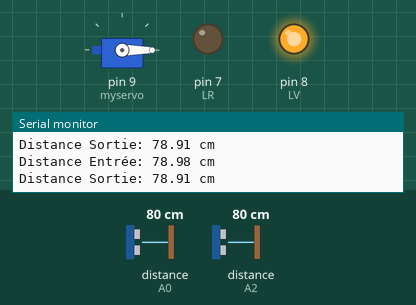
Simulated run of this sketch. Board: Arduino Uno, built with avr-gcc and run on an emulated ATmega328P. Shown: servo, output pins drawn as LEDs (lit = HIGH), the last lines printed to the serial monitor. Wiring (inferred from the names in the program): 2 × ultrasonic range finder: trigger A1, echo A0 / trigger A3, echo A2. The inputs (shaded band) are chosen by the test bench; at power-on: distance to the obstacle (sensors on A0, A2) 80 cm. The echo pulse lasts 58.3 µs per cm; pins used as bus, display or sensor lines are not drawn.

Above: at 1.3 s.
1.4 s: distance to the obstacle (sensor on A0) set to 23 cm
2.9 s: distance to the obstacle (sensor on A0) set to 19 cm
At 5.7 s:
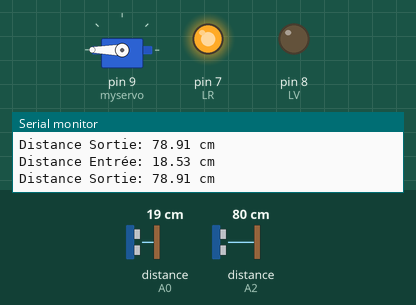
5.9 s: distance to the obstacle (sensor on A0) set to 35 cm
At 6.56 s:
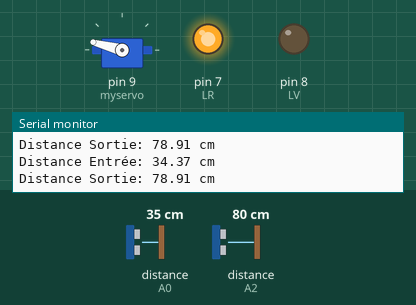
8.9 s: distance to the obstacle (sensor on A2) set to 23 cm
10.4 s: distance to the obstacle (sensor on A2) set to 18 cm
At 10.91 s:
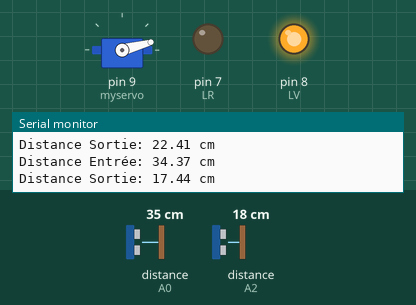
13.4 s: distance to the obstacle (sensor on A2) set to 35 cm
At 14.04 s:
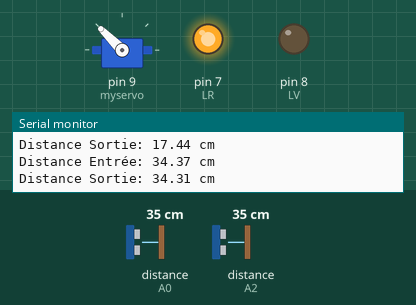
Timing chart, 0 to 16.9 s (numbered marks = the images above; inputs shaded):
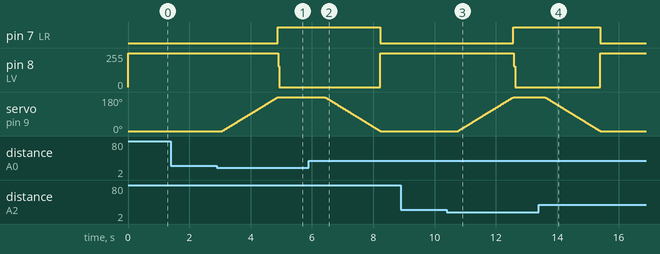

The sketch:

barrieres.ino
```cpp
#include <HCSR04.h> //inclusion des libraries
#include <Servo.h>

HCSR04 hc1(A0, A1); //déclaration des broches des capteurs a ultrason
HCSR04 hc2(A2, A3);

Servo myservo;

bool BarriereOuverte; //Déclaration des variables
bool IsOpening;
int AngleOuvert = 180; //A vérifier
int AngleFermer = 0;
int pos = 0;
int DistanceDeclanchement = 20;
int pinEcho1 = A0;
int pinTrig1 = A1;
long temps1;
float distance1;
int pinEcho2 = A2;
int pinTrig2 = A3;
long temps2;
float distance2;
int LV = 8;
int LR = 7;


void OuvrirBarriere () {
  if (BarriereOuverte == false) {
    IsOpening = true;
    int AngleBarriere = AngleFermer;
    while (AngleBarriere < AngleOuvert) {
      digitalWrite(LV, HIGH);
      delay(10);
      digitalWrite(LV, LOW);
      AngleBarriere ++;
      myservo.write(AngleBarriere);
    }
    BarriereOuverte = true;
    IsOpening = false;
    digitalWrite(LR, HIGH);
    digitalWrite(LV, LOW);
  }
}


void FermeBarriere () {
  if (BarriereOuverte = true) {
    IsOpening = true;
    int AngleBarriere = AngleOuvert;
    while (AngleBarriere > AngleFermer) {
      delay(10);
      AngleBarriere --;
      myservo.write(AngleBarriere);
    }
    BarriereOuverte = false;
    IsOpening = false;
    digitalWrite(LV, HIGH);
    digitalWrite(LR, LOW);

  }


}


int MesureEntree () {
  digitalWrite(pinTrig1, HIGH);
  delayMicroseconds(10);
  digitalWrite(pinTrig1, LOW);

  temps1 = pulseIn(pinEcho1, HIGH);

  temps1 = temps1 / 2;
  distance1 = (temps1 * 340) / 10000.0;
  Serial.print("Distance Entrée: ");
  Serial.print(distance1);
  Serial.println(" cm");
}


int MesureSortie () {
  digitalWrite(pinTrig2, HIGH);
  delayMicroseconds(10);
  digitalWrite(pinTrig2, LOW);

  temps2 = pulseIn(pinEcho2, HIGH);

  temps2 = temps2 / 2;
  distance2 = (temps2 * 340) / 10000.0;
  Serial.print("Distance Sortie: ");
  Serial.print(distance2);
  Serial.println(" cm");
}


/*********************************************************


*/
void setup() {
  /*************************************
     setup pour la mesure de la distance
  */
  pinMode(A1, OUTPUT);
  pinMode(pinEcho1, INPUT);
  pinMode(pinTrig2, OUTPUT);
  pinMode(pinEcho2, INPUT);

  digitalWrite(pinTrig1, LOW);
  digitalWrite(pinTrig1, LOW);
  Serial.begin(9600);
  myservo.attach(9);

  pinMode(LV, OUTPUT);
  pinMode(LR, OUTPUT);

  myservo.write(0);
  digitalWrite(LV, HIGH);
}

void loop() {
  MesureEntree() ;
  MesureSortie() ;
  if (distance1 < DistanceDeclanchement or distance2 < DistanceDeclanchement) {
    if (IsOpening == false) {
      if (BarriereOuverte == false) {
        OuvrirBarriere ();
      }

    }

  }
  else if ( BarriereOuverte == true) {
    FermeBarriere ();
    myservo.write(0);
  }
  delay(500);
    }
//© PsewGeek09
```

Measured:
- the behaviour switches between 21 and 20 cm on distance to the obstacle (sensor on A0) (found by bisection; images 0 and 1)
- the behaviour switches between 21 and 20 cm on distance to the obstacle (sensor on A2) (found by bisection; images 2 and 3)
- after the input at 2.9 s, pin 7 (LR): LOW → HIGH after 2.0 s; pin 8 (LV): 255/255 → 0/255 after 2.0 s; servo on pin 9 (myservo): moves from 0° to 180° over 1.8 s, starting after 0.18 s
- after the input at 5.9 s, pin 7 (LR): HIGH → LOW after 2.3 s; pin 8 (LV): 0/255 → 255/255 after 2.3 s; servo on pin 9 (myservo): moves from 180° to 0° over 1.8 s, starting after 0.52 s
- after the input at 10.4 s, pin 7 (LR): LOW → HIGH after 2.2 s; pin 8 (LV): 255/255 → 0/255 after 2.2 s; servo on pin 9 (myservo): moves from 0° to 180° over 1.8 s, starting after 0.36 s
- after the input at 13.4 s, pin 7 (LR): HIGH → LOW after 2.0 s; pin 8 (LV): 0/255 → 255/255 after 2.0 s; servo on pin 9 (myservo): moves from 180° to 0° over 1.8 s, starting after 0.19 s
